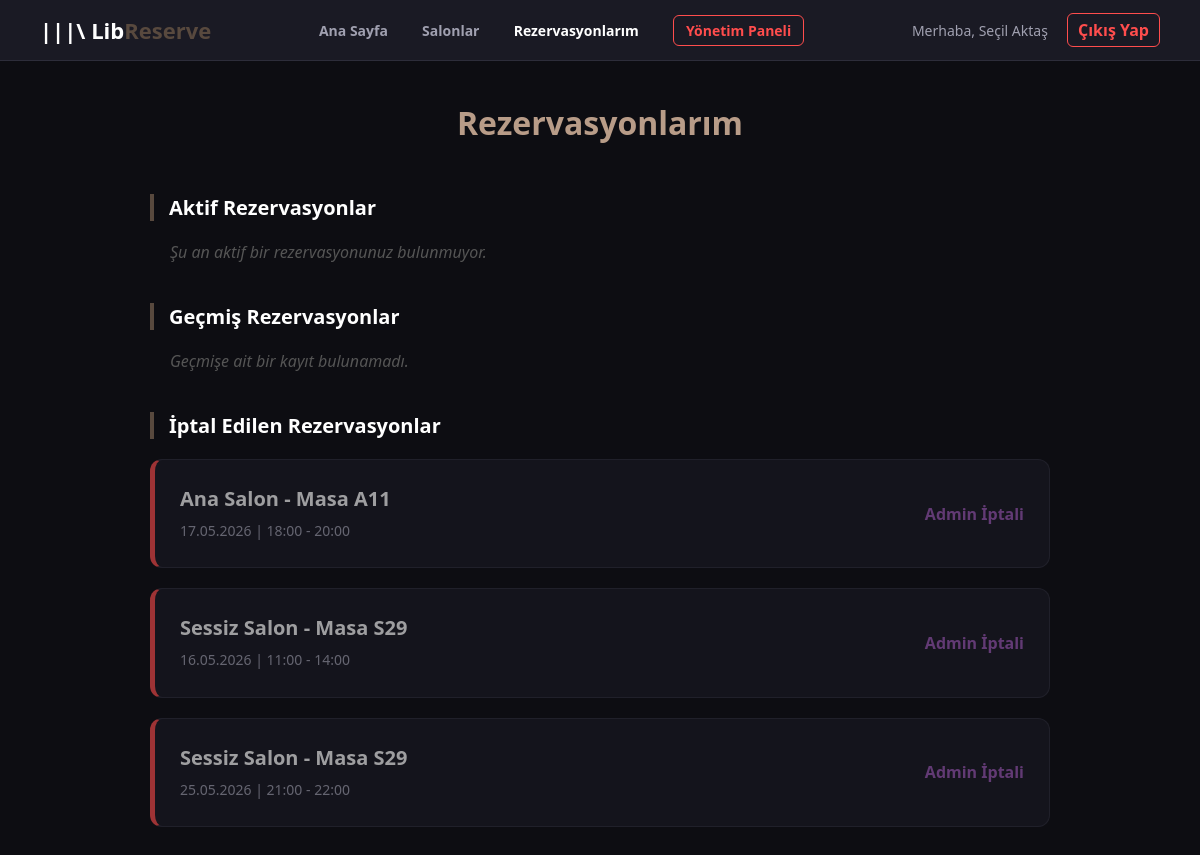
The page /rezervasyonlarim.php (signed in) on the database its author committed.
### tables this page shows
CREATE TABLE IF NOT EXISTS `rezervasyonlar` (
  `id` int NOT NULL AUTO_INCREMENT,
  `kullanici_id` int NOT NULL,
  `masa_id` int NOT NULL,
  `tarih` date NOT NULL,
  `baslangic_saati` time NOT NULL,
  `bitis_saati` time NOT NULL,
  `durum` enum('aktif','tamamlandi','iptal') DEFAULT 'aktif',
  `olusturulma_tarihi` timestamp NULL DEFAULT CURRENT_TIMESTAMP,
  `onaylandi` tinyint(1) DEFAULT '0',
  `iptal_edildi` tinyint(1) DEFAULT '0',
  PRIMARY KEY (`id`),
  KEY `kullanici_id` (`kullanici_id`),
  KEY `masa_id` (`masa_id`)
);

CREATE TABLE IF NOT EXISTS `masalar` (
  `id` int NOT NULL AUTO_INCREMENT,
  `masa_kodu` varchar(10) NOT NULL,
  `salon_adi` varchar(100) NOT NULL,
  `durum` enum('bos','dolu','arizali') DEFAULT 'bos',
  PRIMARY KEY (`id`)
);

### rezervasyonlarim.php (the view, shortened to what this page needs)
<?php
require_once 'config.php';
$kullanici_id = $_SESSION["kullanici_id"];
$sorgu = "SELECT r.*, m.masa_kodu, m.salon_adi FROM rezervasyonlar r
          JOIN masalar m ON r.masa_id = m.id
          WHERE r.kullanici_id = ?
          ORDER BY r.id DESC";
$stmt = mysqli_prepare($db, $sorgu);
mysqli_stmt_bind_param($stmt, "i", $kullanici_id);
mysqli_stmt_execute($stmt);
$sonuc = mysqli_stmt_get_result($stmt);
$aktif_rez = [];
$gecmis_rez = [];
$iptal_rez = [];
while ($row = mysqli_fetch_assoc($sonuc)) {
    $is_iptal = isset($row['iptal_edildi']) ? $row['iptal_edildi'] : 0;
    $bitis_zamani = strtotime($row['tarih'] . ' ' . $row['bitis_saati']);
    if ($is_iptal > 0) {
        $iptal_rez[] = $row;
    } elseif ($bitis_zamani > time()) {
        $aktif_rez[] = $row;
    } else {
        $gecmis_rez[] = $row;
    }
}
?>
<!DOCTYPE html>
<html lang="tr">
<head>
</head>
<body>
    <nav class="navbar">
        <div class="logo">|||\ Lib<span>Reserve</span></div>
        <div class="nav-links">
            <a href="index.php">Ana Sayfa</a>
            <a href="salonlar.php">Salonlar</a>
            <a href="rezervasyonlarim.php" class="active">Rezervasyonlarım</a>
            <?php if(isset($_SESSION["rol"]) && $_SESSION["rol"] == 'admin'): ?>
                <a href="admin_panel.php" style="color: #ff4d4d !important; border: 1px solid #ff4d4d; padding: 5px 12px; border-radius: 6px;">Yönetim Paneli</a>
            <?php endif; ?>
        </div>
        <div class="user-menu">
            <span style="color:#a0a0b0; font-size:14px; margin-right: 15px;">Merhaba, <?php echo htmlspecialchars($_SESSION["ad_soyad"]); ?></span>
            <a href="cikis.php" style="color:#ff4d4d; text-decoration:none; font-weight:bold; border: 1px solid #ff4d4d; padding: 5px 10px; border-radius: 6px;" onclick="return confirm('Çıkış yapmak istediğinizden emin misiniz?');">Çıkış Yap</a>
        </div>
    </nav>
    <div class="container">
        <h1>Rezervasyonlarım</h1>
        <div class="section-title">Aktif Rezervasyonlar</div>
        <?php if(empty($aktif_rez)): ?>
            <p class="empty-msg">Şu an aktif bir rezervasyonunuz bulunmuyor.</p>
        <?php endif; ?>
        <div class="section-title">Geçmiş Rezervasyonlar</div>
        <?php if(empty($gecmis_rez)): ?>
            <p class="empty-msg">Geçmişe ait bir kayıt bulunamadı.</p>
        <?php endif; ?>
        <div class="section-title">İptal Edilen Rezervasyonlar</div>
        <?php foreach ($iptal_rez as $rez): ?>
            <div class="rez-card" style="opacity: 0.6; border-left: 5px solid #ff4d4d;">
                <div class="rez-info">
                    <h3><?php echo htmlspecialchars($rez['salon_adi']); ?> - Masa <?php echo htmlspecialchars($rez['masa_kodu']); ?></h3>
                    <p><?php echo date('d.m.Y', strtotime($rez['tarih'])); ?> | <?php echo substr($rez['baslangic_saati'], 0, 5); ?> - <?php echo substr($rez['bitis_saati'], 0, 5); ?></p>
                </div>
                <div style="color: #ff4d4d; font-weight: bold;">
                    <?php
                        if ($rez['iptal_edildi'] == 2) {
                            echo 'Zaman Aşımından Otomatik İptal';
                        } elseif ($rez['iptal_edildi'] == 3) {
                            echo '<span style="color: #9b59b6;">Admin İptali</span>';
                        } else {
                            echo 'İptal Edildi';
                        }
                    ?>
                </div>
            </div>
        <?php endforeach; ?>
    </div>
</body>
</html>

### rezervasyonlarim.php (style rules this page uses)
body { margin: 0; background-color: #0d0d12; color: #ffffff; font-family: 'Segoe UI', sans-serif; }
.navbar { background-color: #1a1a24; padding: 15px 40px; display: flex; justify-content: space-between; align-items: center; border-bottom: 1px solid #2d2d3a; position: sticky; top: 0; z-index: 100; }
.logo { font-size: 22px; font-weight: bold; }
.logo span { color: #58493e; }
.nav-links a { color: #a0a0b0; text-decoration: none; margin: 0 15px; font-size: 14px; font-weight: bold; transition: 0.3s; }
.nav-links a.active, .nav-links a:hover { color: #ffffff; }
.container { max-width: 900px; margin: 40px auto; padding: 0 20px; }
h1 { text-align: center; color: #b89c88; margin-bottom: 50px; font-size: 32px; }
.section-title { border-left: 4px solid #58493e; padding-left: 15px; margin: 40px 0 20px; font-size: 20px; font-weight: bold; }
.rez-card { background-color: #1a1a24; border: 1px solid #2d2d3a; border-radius: 12px; padding: 25px; margin-bottom: 20px; display: flex; justify-content: space-between; align-items: center; transition: 0.3s; }
.rez-info h3 { margin: 0 0 8px 0; font-size: 20px; }
.rez-info p { margin: 0; color: #a0a0b0; font-size: 14px; line-height: 1.6; }
.empty-msg { color: #555; font-style: italic; margin-left: 20px; }

### rows shown on the page
rezervasyonlar: masalar.salon_adi "Ana Salon", masalar.masa_kodu "A11", tarih "17.05.2026", baslangic_saati "18:00", bitis_saati "20:00", iptal_edildi "Admin İptali"
rezervasyonlar: masalar.salon_adi "Sessiz Salon", masalar.masa_kodu "S29", tarih "16.05.2026", baslangic_saati "11:00", bitis_saati "14:00", iptal_edildi "Admin İptali"
rezervasyonlar: masalar.salon_adi "Sessiz Salon", masalar.masa_kodu "S29", tarih "25.05.2026", baslangic_saati "21:00", bitis_saati "22:00", iptal_edildi "Admin İptali"

### other values the page prints
$_SESSION["ad_soyad"] "Seçil Aktaş"
